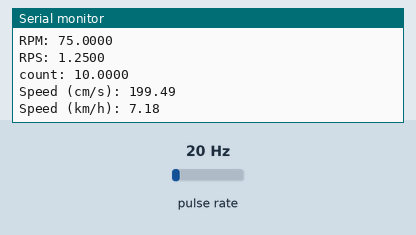
Simulated run of this sketch. Board: Arduino Nano, built with avr-gcc and run on an emulated ATmega328P. Shown: the last lines printed to the serial monitor. Wiring (inferred from the names in the program): pulse sensor: data pin 2. The test bench sets the inputs (shaded band); at power-on: pulse rate 20 Hz.

Above: at 1.2 s.
1.3 s: pulse rate (sensor on pin 2) set to 4 Hz
At 1.84 s:
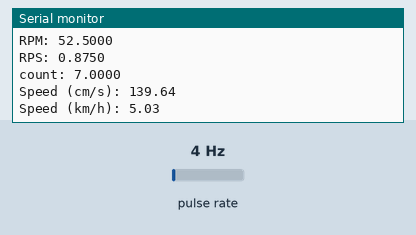
2.8 s: pulse rate (sensor on pin 2) set to 50 Hz
At 2.84 s:
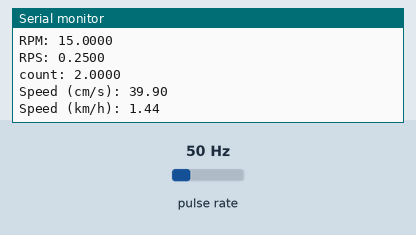
Timing chart, 0 to 5.8 s (numbered marks = the images above; inputs shaded):
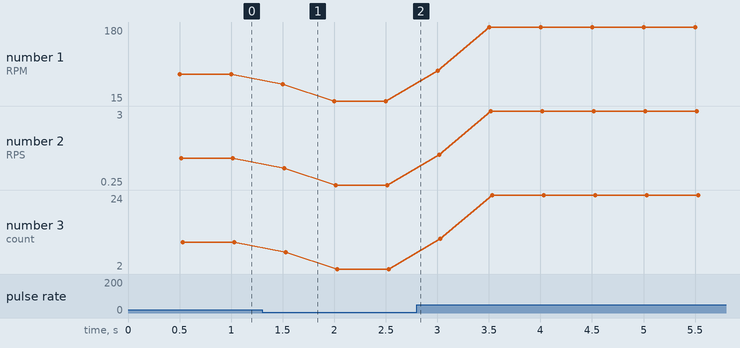

Measured:
- after the input at 1.3 s, the serial monitor: prints a new line after 0.20 s (image 1)
- plotted number 1: 75 → 15 after the input at 1.3 s, 15 → 180 after the input at 2.8 s
- plotted number 2: 1.25 → 0.25 after the input at 1.3 s, 0.25 → 3 after the input at 2.8 s
- plotted number 3: 10 → 2 after the input at 1.3 s, 2 → 24 after the input at 2.8 s

The sketch:

rpm_meter3.ino
```cpp
const int sensorPin = 2; // Pin connected to the sensor
//volatile unsigned long count = 0; // Variable to store count of rotations
unsigned long previousMicros = 0; // Variable to store previous time
float rpm = 0; // Variable to store RPM value
float rps = 0;
float lastRPM = 0; // Last RPM value for smoothing
const int numSamples = 10; // Number of samples for smoothing
float rpmSamples[numSamples]; // Array to store RPM samples for smoothing
int sampleIndex = 0; // Index for RPM sample array
float count;

int numMagnets = 16; // Number of magnets on the wheel
float wheelDiameter = 50.8; // Diameter of the wheel in cm
int displayInterval = 1; // Display results interval in seconds

void setup() {
  Serial.begin(9600); // Initialize serial communication
  pinMode(sensorPin, INPUT_PULLUP); // Set sensor pin as input with pullup resistor
  attachInterrupt(digitalPinToInterrupt(sensorPin), countPulse, FALLING); // Attach interrupt to count pulses
}

void loop() {
  unsigned long currentMicros = micros(); // Get current time
  unsigned long elapsedTime = currentMicros - previousMicros; // Calculate time elapsed

  if (elapsedTime >= displayInterval * 500000) { // Calculate RPM every displayInterval seconds
    //rps = ((float)count) / ((float)numMagnets / 2); // Convert count to revolutions per second considering the number of magnets
    rps = count;
    rps = rps / (numMagnets / 2);
    rpm = rps * 60.0; // Convert revolutions per second to revolutions per minute

    // Smoothing RPM values
   /* rpmSamples[sampleIndex] = rpm;
    sampleIndex = (sampleIndex + 1) % numSamples;
    float sum = 0;
    for (int i = 0; i < numSamples; i++) {
      sum += rpmSamples[i];
    }
    rpm = sum / numSamples;
    */
    Serial.print("RPM: ");
    Serial.println(rpm, 4); // Print RPM
    Serial.print("RPS: ");
    Serial.println(rps, 4); // Print RPS
    Serial.print("count: ");
    Serial.println(count, 4); // Print RPM
    Serial.print("Speed (cm/s): ");
    Serial.println(rps * wheelDiameter * PI); // Calculate speed in cm/s using wheel circumference
    Serial.print("Speed (km/h): ");
    Serial.println((rps * wheelDiameter * PI) * 0.036); // Convert speed to km/h

    count = 0; // Reset count
    previousMicros = currentMicros; // Update previous time
  }
}


void countPulse() {
  count++; // Increment count when a pulse is detected
}
```
